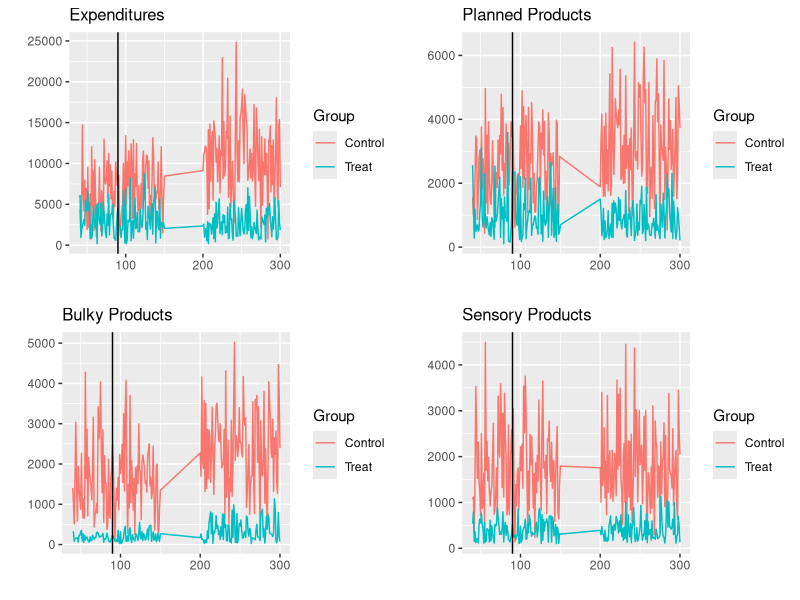
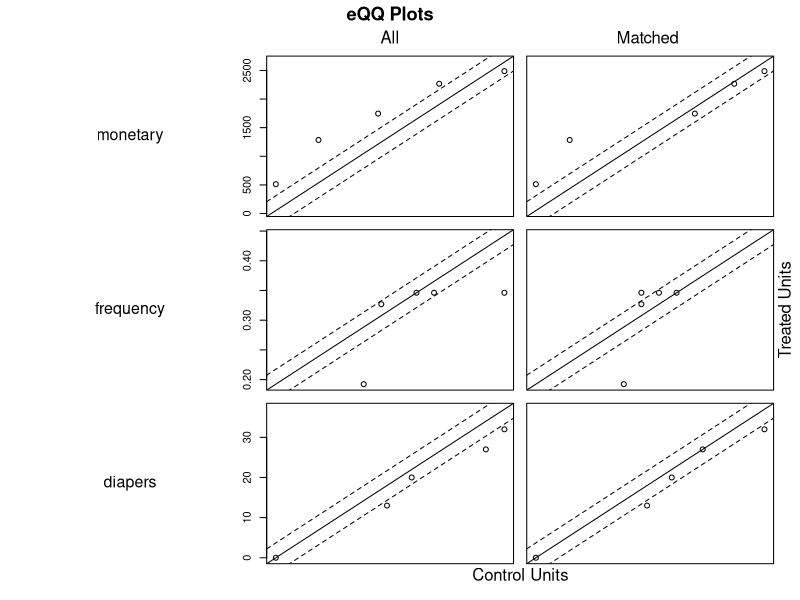
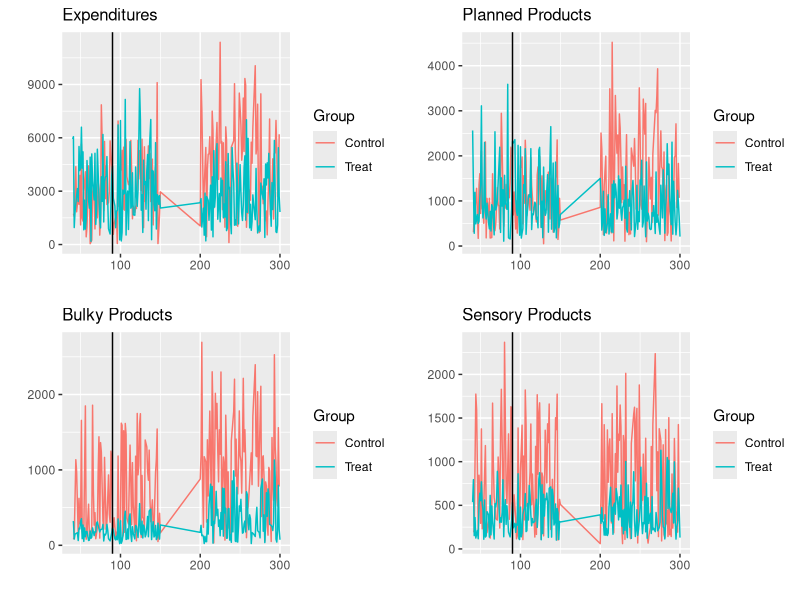

These charts were generated, in order, by the following R code:
library(data.table) #for data processing
library(dplyr) #for creating aggregate/summary table
library(ggplot2)
library(gridExtra) #To plot several plot together
library(MatchIt)

df <- fread("../data/df.csv")

#assuming the online introduction is introduced at week 90 (thus, we wont see any purchase online = 1 before that)
cutoff = 90


df.sumstat = df %>%
  filter(week_nr < cutoff) %>%
  group_by (cust) %>%
  summarise(first.w = min(week_nr),
            monetary = mean(spend),
            visits = n(),
            postal = max(postal),
            volume = sum(volume),
            deals = mean(nr_product_deal/volume),
            diapers = sum(diapers, na.rm = T)
  ) %>%
  mutate(frequency = visits/52#(cutoff-first.w)
  )

df.sumstat$distclose = ifelse(
  df.sumstat$postal %in% c(10000),1,ifelse(is.na(df.sumstat$postal),NA,0))

sumstat = t(df.sumstat %>% 
              summarise (
                Frequency = c(mean(frequency), sd(frequency)),
                Monetary = c(mean(monetary), sd(monetary)),
                Distant = c(mean(distclose, na.rm = T), sd(distclose, na.rm = T)),
                Volume = c(mean(volume), sd(volume)),
                Deals = c(mean(deals*100), sd(deals*100)),
                Diaper = c(mean(diapers), sd(diapers)),
                N = n()
              ))

#Assign Treatment group
  df$cust = as.factor(factor(df$cust))
  df.treatment = df %>% group_by(cust) %>% summarise (treatment = max(online))
  sum(df.treatment$treatment)
  #147
  df = merge(df, df.treatment, by = "cust", all.X = T)
  #replace NA with 0


## First, parallel trend
df.trend <- df %>% group_by(week_nr, treatment) %>%
  summarize_at(
    c("spend", 
      "plannedspend",  
      "bulkyspend",
      "sensoryspend",
      "volume",
      "plannedvol",  
      "bulkyvol",
      "sensoryvol"
    ), "sum", na.rm = TRUE)
##provide levels
df.trend$treatment <- as.factor(
  ifelse(df.trend$treatment == 1, "Treat", "Control"))
plot.trend = function(dv, dv.title){ 
  p = ggplot(df.trend, 
             aes(x=week_nr, 
                 y={{dv}}, 
                 group=treatment, 
                 colour=treatment)) +
    geom_line() + geom_vline(xintercept = cutoff) + 
    labs(
      x = "", y = "", title = dv.title, colour = "Group") + 
    theme(plot.title = element_text(size=12))
  return(p)
}

#This is sum
p.spend = plot.trend(
  dv = spend, 
  dv.title = "Expenditures")
p.plannedspend = plot.trend(
  dv = plannedspend, 
  dv.title = "Planned Products")
p.bulkyspend = plot.trend(
  dv = bulkyspend, 
  dv.title = "Bulky Products")
p.sensoryspend = plot.trend(
  dv = sensoryspend, 
  dv.title = "Sensory Products")
grid.arrange(p.spend, p.plannedspend, 
             p.bulkyspend, p.sensoryspend,
             nrow=2, ncol=2)
rm(list = c("p.bulkyspend", 
            "p.plannedspend", 
            "p.sensoryspend", 
            "p.spend"
))
##for robustness, use dv = volume; plannedvol; bulkyvol; sensoryvol




#Model free DID
#Add groups
df = df %>% mutate(
  long = case_when(
    week_nr >= 40 & week_nr < cutoff ~ "pre",
    week_nr >= cutoff & week_nr < 151 ~ "short",
    week_nr >= 200 & week_nr < 301 ~ "long"
  )
)
cols = c("plannedspend", 
         "bulkyspend", 
         "sensoryspend",
         "frequency",
         "monetary",
         "spend",
         "plannedvol", 
         "bulkyvol", 
         "sensoryvol",
         "volume")

df.week.control = df %>% 
  filter (treatment == 0) %>%
  group_by (long, cust) %>% 
  summarise(
    plannedspend = ifelse(is.na(sum(plannedspend)),0, sum(plannedspend)), 
    bulkyspend = ifelse(is.na(sum(bulkyspend)),0, sum(bulkyspend)),
    sensoryspend=  ifelse(is.na(sum(sensoryspend)),0, sum(sensoryspend)),
    monetary = mean(spend),
    spend = sum(spend),
    plannedvol = ifelse(is.na(sum(plannedvol)),0, sum(plannedvol)),
    bulkyvol = ifelse(is.na(sum(bulkyvol)),0, sum(bulkyvol)),
    sensoryvol = ifelse(is.na(sum(sensoryvol)),0, sum(sensoryvol)),
    volume = sum(volume),
    first.w = min(week_nr), 
    last.w = max(week_nr), 
    visits = n(),
    frequency = visits/52#(last.w-first.w) 
  ) 
df.week.control$cust = factor(df.week.control$cust)


df.week.treat = df %>% 
  filter(TRUE) %>% 
  filter (treatment == 1) %>%
  group_by (long, cust) %>% 
  summarise(
    plannedspend = ifelse(is.na(sum(plannedspend)),0, sum(plannedspend)), 
    bulkyspend = ifelse(is.na(sum(bulkyspend)),0, sum(bulkyspend)),
    sensoryspend=  ifelse(is.na(sum(sensoryspend)),0, sum(sensoryspend)),
    monetary = mean(spend),
    spend = sum(spend),
    plannedvol = ifelse(is.na(sum(plannedvol)),0, sum(plannedvol)),
    bulkyvol = ifelse(is.na(sum(bulkyvol)),0, sum(bulkyvol)),
    sensoryvol = ifelse(is.na(sum(sensoryvol)),0, sum(sensoryvol)),
    volume = sum(volume),
    first.w = min(week_nr), 
    last.w = max(week_nr), 
    visits = n(),
    frequency = visits/52#(last.w-first.w) 
  ) 

df.week.treat$cust = factor(df.week.treat$cust)

df.week = rbind(
  data.frame(df.week.control, treatment = 0),
  data.frame(df.week.treat, treatment = 1)
)


#PSM
{
  # observations the 52 weeks prior to online introduction
  
  df.before = df %>% filter(week_nr < cutoff & week_nr >= cutoff-52)
  # calculate all measures per customer
  df.before = df.before %>% 
    group_by (cust) %>% 
    summarise(last.w = max(week_nr), 
              first.w = min(week_nr), 
              monetary = mean(spend), 
              visits = n(), 
              postal = max(postal),
              volume = sum(volume), 
              dealproneness = mean(nr_product_deal/nr_product),
              deals = mean(nr_product_deal/volume),
              treatment = max(treatment),
              diapers = sum(diapers, na.rm = T),
              recency = cutoff - last.w, 
              frequency = visits/52#(cutoff-first.w)) #or cutoff-first.w
    )
  #Recode postal code
  #distclose is 1 if postal code < 3 km
  df.before$distclose = ifelse(
    df.before$postal %in% c(10000), 1, ifelse(is.na(df.before$postal), NA, 0))
  
  df.before.sub = select(df.before, 
                         treatment,
                         frequency,
                         monetary,
                         distclose,
                         diapers,
                         cust,
                         volume,
                         deals)
  df.before.sub <- data.frame(na.omit(df.before.sub))
  
  
  #PSM 
  df.matchit = matchit(
    treatment ~ monetary + frequency + diapers, 
    data = df.before.sub
  )
  
  df.matchit
  plot(df.matchit)
}

# create dataset with matched pairs, including first online date per matched pair
# and wid, to denote within-identifier
{
  cust.treated = data.frame(cust = df.before.sub[(row.names(df.matchit$match.matrix)),"cust"], treatment = "Treat")
  first_online = df %>% filter(online == 1) %>% group_by(cust) %>% summarise(first_online = min(week_nr))
  cust.treated = cust.treated %>% left_join(first_online, by = "cust")
  cust.control = data.frame(cust = df.before.sub[(df.matchit$match.matrix),"cust"],
                            treatment = "Control", first_online = cust.treated$first_online, wid = cust.treated$cust)
  
  #remove the discarded case:
  cust.treated$cust = factor(cust.treated$cust)
  cust.control = cust.control[!is.na(cust.control$cust),]
  cust.control$cust = factor(cust.control$cust)
  
}

df.matched = rbind(data.frame(cust.treated, wid = cust.treated$cust), cust.control)
df.matched = df.matched %>% 
  full_join(df, by = "cust") 

#periods based on first purchase (matched)
df.matched = df.matched %>% 
  filter(!is.na(treatment.x)) %>%
  mutate( 
    long = case_when(
      week_nr >= 40 & week_nr < cutoff ~ "pre",
      week_nr >= cutoff & week_nr < 151 ~ "short",
      week_nr >= 200 & week_nr < 301 ~ "long"
    ))
df.matched = df.matched[!is.na(df.matched$long),]

## New visual inspection of parallel trend
df.trend <- df.matched %>% group_by(week_nr, treatment.y) %>%
  summarize_at(
    c("spend", 
      "plannedspend",  
      "bulkyspend",
      "sensoryspend",
      "volume",
      "plannedvol",  
      "bulkyvol",
      "sensoryvol"
    ), "sum", na.rm = TRUE)
##provide levels
df.trend$treatment <- as.factor(
  ifelse(df.trend$treatment.y == 1, "Treat", "Control"))
p.spend = plot.trend(
  dv = spend, 
  dv.title = "Expenditures")
p.plannedspend = plot.trend(
  dv = plannedspend, 
  dv.title = "Planned Products")
p.bulkyspend = plot.trend(
  dv = bulkyspend, 
  dv.title = "Bulky Products")
p.sensoryspend = plot.trend(
  dv = sensoryspend, 
  dv.title = "Sensory Products")
grid.arrange(p.spend, p.plannedspend, 
             p.bulkyspend, p.sensoryspend,
             nrow=2, ncol=2)
rm(list = c("p.bulkyspend", 
            "p.plannedspend", 
            "p.sensoryspend", 
            "p.spend"
))

#regression tests
cols = c("plannedspend", "bulkyspend", "sensoryspend", "frequency", "monetary", "spend")

#Use swith for panels
df.long = df.matched %>% 
  filter(TRUE) %>% #PANEL A
  #filter (!(treatment.y == 1 & long != "pre" & online == 0)) %>% #PANEL B
  #filter (online == 0) %>% #PANEL C
  group_by (cust, long) %>% 
  summarise(last.w = max(week_nr), 
            first.w = min(week_nr), 
            monetary = mean(spend), 
            visits = n(), 
            postal = max(postal),
            volume = sum(volume), 
            deals = mean(nr_product_deal/volume),
            diapers = sum(diapers, na.rm = T),
            wid = first(wid),
            treat = max(treatment.x),
            plannedspend= sum(plannedspend, na.rm = T),
            bulkyspend = sum(bulkyspend, na.rm = T),
            sensoryspend = sum(sensoryspend, na.rm = T),
            spend = sum(spend, na.rm = T),
            frequency = visits/52#(cutoff-first.w)
  ) 

df.long$distclose = ifelse(
  df.long$postal %in% c(10000), 1,ifelse(is.na(df.long$postal), NA, 0))

df.long = na.omit(select(df.long, 
                         -first.w, 
                         -visits, 
                         -postal, 
                         -last.w))

df.long = df.long[!is.na(df.long$wid),]
df.long$wid = factor(df.long$wid)
df.long$long = factor(df.long$long)
df.long.diff = df.long %>% 
  filter (treat == "Treat") %>%
  full_join (
    df.long %>% 
      filter (treat == "Control"),
    by = c("wid", "long")
  )
df.long.diff = select(df.long.diff, -cust.x, -cust.y)
df.long.diff$treat.x = "Treat"
df.long.diff$treat.y = "Control"
##replace NA with 0
df.long.diff[is.na(df.long.diff)] <- 0

#substract
df.long.diff.reg = select(
  df.long.diff,
  volume.x,
  deals.x,
  diapers.x,
  plannedspend.x,
  bulkyspend.x,
  sensoryspend.x,
  frequency.x,
  monetary.x,
  spend.x) - 
  select(
    df.long.diff,
    volume.y,
    deals.y,
    diapers.y,
    plannedspend.y,
    bulkyspend.y,
    sensoryspend.y,
    frequency.y,
    monetary.y,
    spend.y
  )

df.long.diff.reg = cbind(df.long.diff$long, df.long.diff.reg)
names(df.long.diff.reg) = c("long", "volume", "deals", "diapers",
                            cols)

reg = as.data.frame(matrix(NA, nrow = 3, ncol = 6))
df.long.diff.reg$long <- as.factor(df.long.diff.reg$long)
formulas = paste(cols,"long+volume+deals+diapers", sep = "~")
df.long.diff.reg$long = relevel(df.long.diff.reg$long, ref="pre")

for(i in 1:length(formulas)){
  fit = summary(lm(formulas[i], df.long.diff.reg))
  reg[1,i] = paste(
    round(
      fit$coefficients[[1]],
      2),
    paste("(",round(
      fit$coefficients[[1,2]], #SE
      2),")", sep = ""),
    sep = " ")
  reg[2,i] = paste(
    round(
      fit$coefficients[[2]],
      2),
    paste("(",round(
      fit$coefficients[[2,2]], #SE
      2),")", sep = ""),
    sep = " ")
  reg[3,i] = round(
    fit$r.squared,
    2)
}
